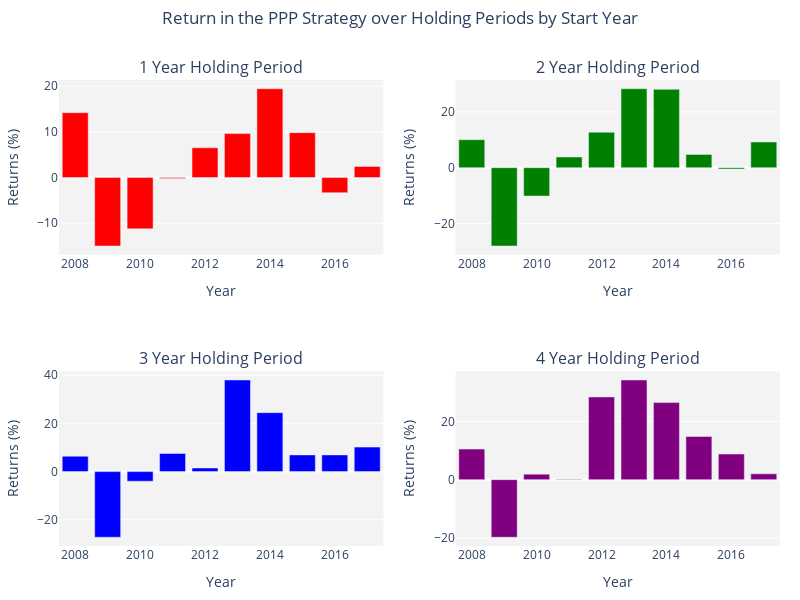

Here is the notebook cell this chart was saved with:
### Markdown cell above
<font face="Arial">
    
### Absolute Deviation Investing Depending on the Starting Year  ###

To better understand what is happending here is a snapshot showing the different holding periods and the returns depending on which year you started investing. It appears to be more reliable over longer time horizons and we see a large dip after the 2008 crisis. Although this isn't the most enlightening picture it shows how we are getting pretty consistent positive returns and not just having one year with incredibly high returns making up for negatives across other years.

### Code cell
import plotly.graph_objs as go
from plotly.subplots import make_subplots

# Define the years and values for each holding period
years = [k for k in returns2.keys()]
values = [[v[i] for v in returns2.values()] for i in range(4)]

# Define the colors for each holding period
colors = ['red', 'green', 'blue', 'purple']

# Define the subplot layout
fig = make_subplots(rows=2, cols=2, subplot_titles=["1 Year Holding Period", "2 Year Holding Period",
                                                    "3 Year Holding Period", "4 Year Holding Period"])

# Loop through the data and create a bar chart in each subplot
for i in range(4):
    row = (i // 2) + 1
    col = (i % 2) + 1
    fig.add_trace(go.Bar(x=years, y=values[i], marker_color=colors[i], name=f'{i+1} Year Holding Period'),
                  row=row, col=col)

# Update the subplot layout and style
fig.update_layout(height=600, width=800,  
                  title={
                'text': 'Return in the PPP Strategy over Holding Periods by Start Year',
                    'y': 0.98,
                    'x': 0.5,
                    'xanchor': 'center',
                    'yanchor': 'top'},
                  showlegend=False, 
                  margin=dict(l=20, r=20, t=80, b=20), 
                  paper_bgcolor='rgb(255, 255, 255)', 
                  plot_bgcolor='rgb(243, 243, 243)', 
                  yaxis=dict(automargin=True),
                  xaxis=dict(automargin=True),
                  )
for i in range(2):
    for j in range(2):
        fig.update_xaxes(title_text="Year", row=i+1, col=j+1)
        fig.update_yaxes(title_text="Returns (%)", row=i+1, col=j+1)

# Show the plot
fig.show()

### Figure 1 — Plotly figure (JSON) as saved in the notebook; plotly's stock layout.template omitted (floating-point values rounded to 4 significant figures)
{"data": [{"marker": {"color": "red"}, "name": "1 Year Holding Period", "type": "bar", "x": [2008, 2009, 2010, 2011, 2012, 2013, 2014, 2015, 2016, 2017], "xaxis": "x", "y": [14.21, -14.99, -11.24, -0.2048, 6.528, 9.636, 19.46, 9.838, -3.31, 2.442], "yaxis": "y"}, {"marker": {"color": "green"}, "name": "2 Year Holding Period", "type": "bar", "x": [2008, 2009, 2010, 2011, 2012, 2013, 2014, 2015, 2016, 2017], "xaxis": "x2", "y": [10.03, -28.06, -10.17, 3.832, 12.71, 28.29, 28.07, 4.771, -0.4909, 9.205], "yaxis": "y2"}, {"marker": {"color": "blue"}, "name": "3 Year Holding Period", "type": "bar", "x": [2008, 2009, 2010, 2011, 2012, 2013, 2014, 2015, 2016, 2017], "xaxis": "x3", "y": [6.36, -27.23, -3.993, 7.533, 1.488, 38.0, 24.45, 6.926, 6.934, 10.15], "yaxis": "y3"}, {"marker": {"color": "purple"}, "name": "4 Year Holding Period", "type": "bar", "x": [2008, 2009, 2010, 2011, 2012, 2013, 2014, 2015, 2016, 2017], "xaxis": "x4", "y": [10.49, -19.8, 1.891, 0.09635, 28.41, 34.24, 26.46, 14.85, 8.802, 1.992], "yaxis": "y4"}], "layout": {"annotations": [{"font": {"size": 16}, "showarrow": false, "text": "1 Year Holding Period", "x": 0.225, "xanchor": "center", "xref": "paper", "y": 1, "yanchor": "bottom", "yref": "paper"}, {"font": {"size": 16}, "showarrow": false, "text": "2 Year Holding Period", "x": 0.775, "xanchor": "center", "xref": "paper", "y": 1, "yanchor": "bottom", "yref": "paper"}, {"font": {"size": 16}, "showarrow": false, "text": "3 Year Holding Period", "x": 0.225, "xanchor": "center", "xref": "paper", "y": 0.375, "yanchor": "bottom", "yref": "paper"}, {"font": {"size": 16}, "showarrow": false, "text": "4 Year Holding Period", "x": 0.775, "xanchor": "center", "xref": "paper", "y": 0.375, "yanchor": "bottom", "yref": "paper"}], "height": 600, "margin": {"b": 20, "l": 20, "r": 20, "t": 80}, "paper_bgcolor": "rgb(255, 255, 255)", "plot_bgcolor": "rgb(243, 243, 243)", "showlegend": false, "title": {"text": "Return in the PPP Strategy over Holding Periods by Start Year", "x": 0.5, "xanchor": "center", "y": 0.98, "yanchor": "top"}, "width": 800, "xaxis": {"anchor": "y", "automargin": true, "domain": [0, 0.45], "title": {"text": "Year"}}, "xaxis2": {"anchor": "y2", "domain": [0.55, 1], "title": {"text": "Year"}}, "xaxis3": {"anchor": "y3", "domain": [0, 0.45], "title": {"text": "Year"}}, "xaxis4": {"anchor": "y4", "domain": [0.55, 1], "title": {"text": "Year"}}, "yaxis": {"anchor": "x", "automargin": true, "domain": [0.625, 1], "title": {"text": "Returns (%)"}}, "yaxis2": {"anchor": "x2", "domain": [0.625, 1], "title": {"text": "Returns (%)"}}, "yaxis3": {"anchor": "x3", "domain": [0, 0.375], "title": {"text": "Returns (%)"}}, "yaxis4": {"anchor": "x4", "domain": [0, 0.375], "title": {"text": "Returns (%)"}}}}
